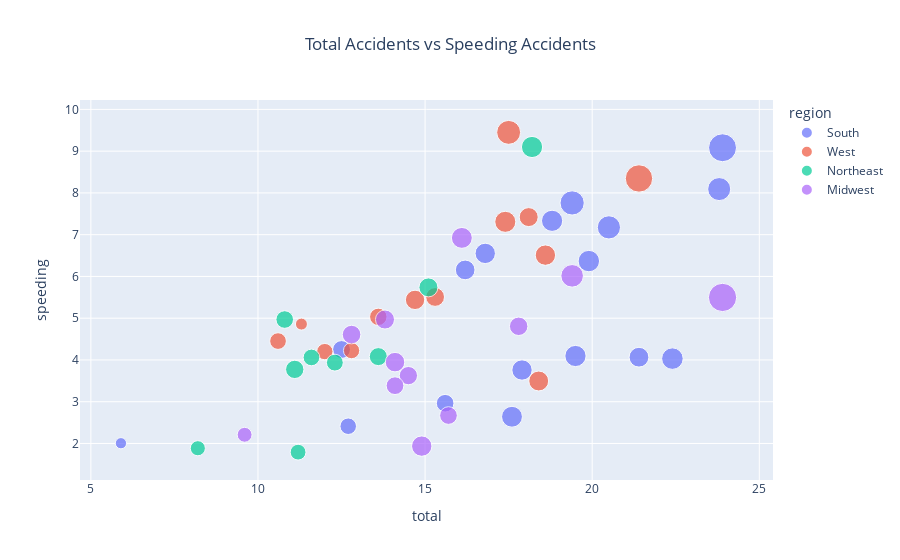

Write notebook code for a chart like this one.
### Code cell
# Alcohol vs Speeding
fix = px.scatter(df, x = 'speeding', y = 'alcohol',
                 title='Speeding vs Alcohol',
                 color = 'abbrev',
                 size = 'total',
                 labels = {'speeding': 'Speeding Accidents', 'alcohol':'Alcohol Involvement'})
fig.update_layout(title ={'x':0.5})
fig.show()

### Figure 1 — Plotly figure (JSON) as saved in the notebook; plotly's stock layout.template omitted (floating-point values rounded to 4 significant figures)
{"data": [{"hovertemplate": "<b>%{hovertext}</b><br><br>region=South<br>total=%{x}<br>speeding=%{y}<br>alcohol=%{marker.size}<extra></extra>", "hovertext": ["AL", "AR", "DE", "DC", "FL", "GA", "KY", "LA", "MD", "MS", "NC", "OK", "SC", "TN", "TX", "VA", "WV"], "legendgroup": "South", "marker": {"color": "#636efa", "size": [5.64, 5.824, 4.86, 1.593, 5.191, 3.9, 4.922, 6.765, 4.0, 5.456, 5.208, 5.771, 9.799, 5.655, 7.372, 3.429, 6.664], "sizemode": "area", "sizeref": 0.02509, "symbol": "circle"}, "mode": "markers", "name": "South", "orientation": "v", "showlegend": true, "type": "scatter", "x": [18.8, 22.4, 16.2, 5.9, 17.9, 15.6, 21.4, 20.5, 12.5, 17.6, 16.8, 19.9, 23.9, 19.5, 19.4, 12.7, 23.8], "xaxis": "x", "y": [7.332, 4.032, 6.156, 2.006, 3.759, 2.964, 4.066, 7.175, 4.25, 2.64, 6.552, 6.368, 9.082, 4.095, 7.76, 2.413, 8.092], "yaxis": "y"}, {"hovertemplate": "<b>%{hovertext}</b><br><br>region=West<br>total=%{x}<br>speeding=%{y}<br>alcohol=%{marker.size}<extra></extra>", "hovertext": ["AK", "AZ", "CA", "CO", "HI", "ID", "MT", "NV", "NM", "OR", "UT", "WA", "WY"], "legendgroup": "West", "marker": {"color": "#EF553B", "size": [4.525, 5.208, 3.36, 3.808, 7.175, 4.437, 9.416, 4.704, 4.968, 3.328, 1.808, 3.498, 5.568], "sizemode": "area", "sizeref": 0.02509, "symbol": "circle"}, "mode": "markers", "name": "West", "orientation": "v", "showlegend": true, "type": "scatter", "x": [18.1, 18.6, 12.0, 13.6, 17.5, 15.3, 21.4, 14.7, 18.4, 12.8, 11.3, 10.6, 17.4], "xaxis": "x", "y": [7.421, 6.51, 4.2, 5.032, 9.45, 5.508, 8.346, 5.439, 3.496, 4.224, 4.859, 4.452, 7.308], "yaxis": "y"}, {"hovertemplate": "<b>%{hovertext}</b><br><br>region=Northeast<br>total=%{x}<br>speeding=%{y}<br>alcohol=%{marker.size}<extra></extra>", "hovertext": ["CT", "ME", "MA", "NH", "NJ", "NY", "PA", "RI", "VT"], "legendgroup": "Northeast", "marker": {"color": "#00cc96", "size": [3.888, 4.53, 2.87, 3.48, 3.136, 3.567, 5.642, 4.218, 4.08], "sizemode": "area", "sizeref": 0.02509, "symbol": "circle"}, "mode": "markers", "name": "Northeast", "orientation": "v", "showlegend": true, "type": "scatter", "x": [10.8, 15.1, 8.2, 11.6, 11.2, 12.3, 18.2, 11.1, 13.6], "xaxis": "x", "y": [4.968, 5.738, 1.886, 4.06, 1.792, 3.936, 9.1, 3.774, 4.08], "yaxis": "y"}, {"hovertemplate": "<b>%{hovertext}</b><br><br>region=Midwest<br>total=%{x}<br>speeding=%{y}<br>alcohol=%{marker.size}<extra></extra>", "hovertext": ["IL", "IN", "IA", "KS", "MI", "MN", "MO", "NE", "ND", "OH", "SD", "WI"], "legendgroup": "Midwest", "marker": {"color": "#ab63fa", "size": [4.352, 4.205, 3.925, 4.272, 3.948, 2.784, 5.474, 5.215, 10.04, 4.794, 6.402, 4.554], "sizemode": "area", "sizeref": 0.02509, "symbol": "circle"}, "mode": "markers", "name": "Midwest", "orientation": "v", "showlegend": true, "type": "scatter", "x": [12.8, 14.5, 15.7, 17.8, 14.1, 9.6, 16.1, 14.9, 23.9, 14.1, 19.4, 13.8], "xaxis": "x", "y": [4.608, 3.625, 2.669, 4.806, 3.384, 2.208, 6.923, 1.937, 5.497, 3.948, 6.014, 4.968], "yaxis": "y"}], "layout": {"legend": {"itemsizing": "constant", "title": {"text": "region"}, "tracegroupgap": 0}, "title": {"text": "Total Accidents vs Speeding Accidents", "x": 0.5}, "xaxis": {"anchor": "y", "domain": [0, 1], "title": {"text": "total"}}, "yaxis": {"anchor": "x", "domain": [0, 1], "title": {"text": "speeding"}}}}
